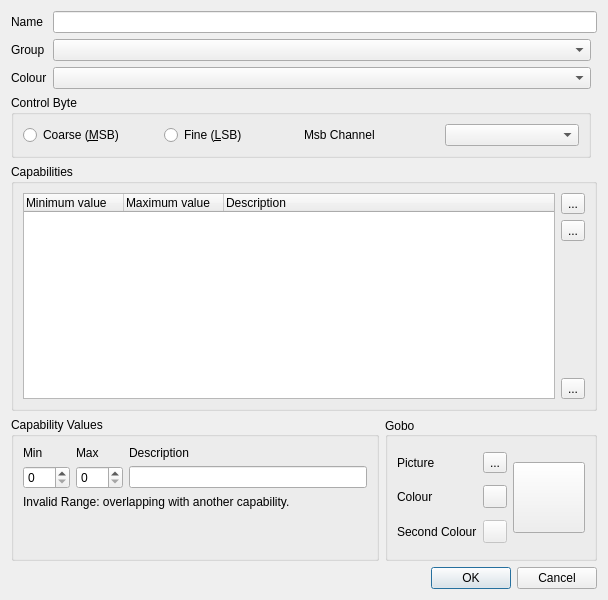
<?xml version="1.0" encoding="UTF-8"?>
<ui version="4.0">
 <author>Massimo Callegari</author>
 <comment>
  Q Light Controller Plus
  editchannel.ui

  Copyright (c) 2015 Massimo Callegari

  Licensed under the Apache License, Version 2.0 (the &quot;License&quot;);
  you may not use this file except in compliance with the License.
  You may obtain a copy of the License at

      http://www.apache.org/licenses/LICENSE-2.0.txt

  Unless required by applicable law or agreed to in writing, software
  distributed under the License is distributed on an &quot;AS IS&quot; BASIS,
  WITHOUT WARRANTIES OR CONDITIONS OF ANY KIND, either express or implied.
  See the License for the specific language governing permissions and
  limitations under the License.
 </comment>
 <class>EditChannel</class>
 <widget class="QDialog" name="EditChannel">
  <property name="geometry">
   <rect>
    <x>0</x>
    <y>0</y>
    <width>608</width>
    <height>600</height>
   </rect>
  </property>
  <property name="windowTitle">
   <string>Edit Channel</string>
  </property>
  <layout class="QGridLayout" name="gridLayout_2">
   <item row="0" column="0">
    <widget class="QLabel" name="m_nameLabel">
     <property name="sizePolicy">
      <sizepolicy hsizetype="Preferred" vsizetype="Preferred">
       <horstretch>0</horstretch>
       <verstretch>0</verstretch>
      </sizepolicy>
     </property>
     <property name="text">
      <string>Name</string>
     </property>
    </widget>
   </item>
   <item row="2" column="0">
    <widget class="QLabel" name="m_colourLabel">
     <property name="sizePolicy">
      <sizepolicy hsizetype="Preferred" vsizetype="Preferred">
       <horstretch>0</horstretch>
       <verstretch>0</verstretch>
      </sizepolicy>
     </property>
     <property name="text">
      <string>Colour</string>
     </property>
    </widget>
   </item>
   <item row="2" column="1">
    <widget class="QComboBox" name="m_colourCombo">
     <property name="sizePolicy">
      <sizepolicy hsizetype="Expanding" vsizetype="Fixed">
       <horstretch>0</horstretch>
       <verstretch>0</verstretch>
      </sizepolicy>
     </property>
     <property name="toolTip">
      <string>Primary colour level controlled by this channel</string>
     </property>
    </widget>
   </item>
   <item row="1" column="0">
    <widget class="QLabel" name="m_groupLabel">
     <property name="sizePolicy">
      <sizepolicy hsizetype="Preferred" vsizetype="Preferred">
       <horstretch>0</horstretch>
       <verstretch>0</verstretch>
      </sizepolicy>
     </property>
     <property name="text">
      <string>Group</string>
     </property>
    </widget>
   </item>
   <item row="0" column="1" colspan="2">
    <widget class="QLineEdit" name="m_nameEdit">
     <property name="toolTip">
      <string>The name of this channel</string>
     </property>
    </widget>
   </item>
   <item row="1" column="1">
    <widget class="QComboBox" name="m_groupCombo">
     <property name="sizePolicy">
      <sizepolicy hsizetype="Expanding" vsizetype="Fixed">
       <horstretch>0</horstretch>
       <verstretch>0</verstretch>
      </sizepolicy>
     </property>
     <property name="toolTip">
      <string>The group this channel belongs to</string>
     </property>
    </widget>
   </item>
   <item row="6" column="0" colspan="3">
    <layout class="QHBoxLayout" name="m_capValueGroup">
     <item>
      <widget class="QGroupBox" name="m_valueGroup">
       <property name="sizePolicy">
        <sizepolicy hsizetype="Preferred" vsizetype="Fixed">
         <horstretch>0</horstretch>
         <verstretch>0</verstretch>
        </sizepolicy>
       </property>
       <property name="title">
        <string>Capability Values</string>
       </property>
       <layout class="QGridLayout" name="_2">
        <item row="1" column="2">
         <widget class="QLabel" name="m_descriptionLabel">
          <property name="sizePolicy">
           <sizepolicy hsizetype="Preferred" vsizetype="Preferred">
            <horstretch>0</horstretch>
            <verstretch>0</verstretch>
           </sizepolicy>
          </property>
          <property name="text">
           <string>Description</string>
          </property>
         </widget>
        </item>
        <item row="2" column="1">
         <widget class="QSpinBox" name="m_maxSpin">
          <property name="accelerated">
           <bool>true</bool>
          </property>
          <property name="maximum">
           <number>255</number>
          </property>
         </widget>
        </item>
        <item row="2" column="2">
         <widget class="QLineEdit" name="m_descriptionEdit"/>
        </item>
        <item row="2" column="0">
         <widget class="QSpinBox" name="m_minSpin">
          <property name="accelerated">
           <bool>true</bool>
          </property>
          <property name="maximum">
           <number>255</number>
          </property>
         </widget>
        </item>
        <item row="1" column="0">
         <widget class="QLabel" name="m_minLabel">
          <property name="sizePolicy">
           <sizepolicy hsizetype="Preferred" vsizetype="Preferred">
            <horstretch>0</horstretch>
            <verstretch>0</verstretch>
           </sizepolicy>
          </property>
          <property name="text">
           <string>Min</string>
          </property>
         </widget>
        </item>
        <item row="1" column="1">
         <widget class="QLabel" name="m_maxLabel">
          <property name="sizePolicy">
           <sizepolicy hsizetype="Preferred" vsizetype="Preferred">
            <horstretch>0</horstretch>
            <verstretch>0</verstretch>
           </sizepolicy>
          </property>
          <property name="text">
           <string>Max</string>
          </property>
         </widget>
        </item>
        <item row="3" column="0" colspan="3">
         <widget class="QLabel" name="m_invalidMinMax">
          <property name="text">
           <string>Invalid Range: overlapping with another capability.</string>
          </property>
         </widget>
        </item>
        <item row="4" column="2">
         <spacer name="verticalSpacer">
          <property name="orientation">
           <enum>Qt::Vertical</enum>
          </property>
          <property name="sizeHint" stdset="0">
           <size>
            <width>20</width>
            <height>40</height>
           </size>
          </property>
         </spacer>
        </item>
       </layout>
      </widget>
     </item>
     <item>
      <widget class="QGroupBox" name="m_resourceGroup">
       <property name="title">
        <string>Gobo</string>
       </property>
       <property name="alignment">
        <set>Qt::AlignLeading|Qt::AlignLeft|Qt::AlignVCenter</set>
       </property>
       <layout class="QGridLayout" name="gridLayout1">
        <item row="1" column="3" rowspan="3">
         <widget class="QToolButton" name="m_resourceButton">
          <property name="enabled">
           <bool>true</bool>
          </property>
          <property name="minimumSize">
           <size>
            <width>64</width>
            <height>64</height>
           </size>
          </property>
          <property name="text">
           <string/>
          </property>
          <property name="iconSize">
           <size>
            <width>64</width>
            <height>64</height>
           </size>
          </property>
          <property name="arrowType">
           <enum>Qt::NoArrow</enum>
          </property>
         </widget>
        </item>
        <item row="2" column="2">
         <widget class="QToolButton" name="m_color1Button">
          <property name="text">
           <string notr="true"/>
          </property>
          <property name="icon">
           <iconset resource="../ui/src/qlcui.qrc">
            <normaloff>:/color.png</normaloff>:/color.png</iconset>
          </property>
         </widget>
        </item>
        <item row="3" column="2">
         <widget class="QToolButton" name="m_color2Button">
          <property name="enabled">
           <bool>false</bool>
          </property>
          <property name="text">
           <string notr="true"/>
          </property>
          <property name="icon">
           <iconset resource="../ui/src/qlcui.qrc">
            <normaloff>:/color.png</normaloff>:/color.png</iconset>
          </property>
         </widget>
        </item>
        <item row="1" column="1">
         <widget class="QLabel" name="label">
          <property name="text">
           <string>Picture</string>
          </property>
         </widget>
        </item>
        <item row="2" column="1">
         <widget class="QLabel" name="label_2">
          <property name="text">
           <string>Colour</string>
          </property>
         </widget>
        </item>
        <item row="1" column="2">
         <widget class="QToolButton" name="m_pictureButton">
          <property name="text">
           <string notr="true">...</string>
          </property>
         </widget>
        </item>
        <item row="3" column="1">
         <widget class="QLabel" name="label_3">
          <property name="text">
           <string>Second Colour</string>
          </property>
         </widget>
        </item>
       </layout>
      </widget>
     </item>
    </layout>
   </item>
   <item row="7" column="0" colspan="3">
    <widget class="QDialogButtonBox" name="buttonBox">
     <property name="orientation">
      <enum>Qt::Horizontal</enum>
     </property>
     <property name="standardButtons">
      <set>QDialogButtonBox::Cancel|QDialogButtonBox::Ok</set>
     </property>
    </widget>
   </item>
   <item row="5" column="0" colspan="3">
    <widget class="QGroupBox" name="groupBox_2">
     <property name="sizePolicy">
      <sizepolicy hsizetype="Preferred" vsizetype="Expanding">
       <horstretch>0</horstretch>
       <verstretch>0</verstretch>
      </sizepolicy>
     </property>
     <property name="title">
      <string>Capabilities</string>
     </property>
     <layout class="QGridLayout" name="gridLayout">
      <item row="0" column="1">
       <widget class="QToolButton" name="m_addCapabilityButton">
        <property name="toolTip">
         <string>Add a new capability</string>
        </property>
        <property name="text">
         <string notr="true">...</string>
        </property>
        <property name="icon">
         <iconset resource="../ui/src/qlcui.qrc">
          <normaloff>:/edit_add.png</normaloff>:/edit_add.png</iconset>
        </property>
        <property name="iconSize">
         <size>
          <width>32</width>
          <height>32</height>
         </size>
        </property>
       </widget>
      </item>
      <item row="2" column="1">
       <spacer>
        <property name="orientation">
         <enum>Qt::Vertical</enum>
        </property>
        <property name="sizeHint" stdset="0">
         <size>
          <width>20</width>
          <height>84</height>
         </size>
        </property>
       </spacer>
      </item>
      <item row="3" column="1">
       <widget class="QToolButton" name="m_wizardButton">
        <property name="toolTip">
         <string>Capability wizard</string>
        </property>
        <property name="text">
         <string notr="true">...</string>
        </property>
        <property name="icon">
         <iconset resource="../ui/src/qlcui.qrc">
          <normaloff>:/wizard.png</normaloff>:/wizard.png</iconset>
        </property>
        <property name="iconSize">
         <size>
          <width>32</width>
          <height>32</height>
         </size>
        </property>
       </widget>
      </item>
      <item row="1" column="1">
       <widget class="QToolButton" name="m_removeCapabilityButton">
        <property name="toolTip">
         <string>Remove the selected capability</string>
        </property>
        <property name="text">
         <string notr="true">...</string>
        </property>
        <property name="icon">
         <iconset resource="../ui/src/qlcui.qrc">
          <normaloff>:/edit_remove.png</normaloff>:/edit_remove.png</iconset>
        </property>
        <property name="iconSize">
         <size>
          <width>32</width>
          <height>32</height>
         </size>
        </property>
       </widget>
      </item>
      <item row="0" column="0" rowspan="4">
       <widget class="QTreeWidget" name="m_capabilityList">
        <property name="alternatingRowColors">
         <bool>true</bool>
        </property>
        <property name="rootIsDecorated">
         <bool>false</bool>
        </property>
        <property name="itemsExpandable">
         <bool>false</bool>
        </property>
        <property name="allColumnsShowFocus">
         <bool>true</bool>
        </property>
        <column>
         <property name="text">
          <string>Minimum value</string>
         </property>
        </column>
        <column>
         <property name="text">
          <string>Maximum value</string>
         </property>
        </column>
        <column>
         <property name="text">
          <string>Description</string>
         </property>
        </column>
       </widget>
      </item>
     </layout>
    </widget>
   </item>
   <item row="3" column="0" colspan="2">
    <widget class="QGroupBox" name="m_controlByteGroup">
     <property name="title">
      <string>Control Byte</string>
     </property>
     <layout class="QHBoxLayout">
      <item>
       <widget class="QRadioButton" name="m_msbRadio">
        <property name="text">
         <string>Coarse (&amp;MSB)</string>
        </property>
       </widget>
      </item>
      <item>
       <widget class="QRadioButton" name="m_lsbRadio">
        <property name="text">
         <string>Fine (&amp;LSB)</string>
        </property>
       </widget>
      </item>
      <item>
       <widget class="QLabel" name="m_msbChannelLabel">
        <property name="text">
         <string>Msb Channel</string>
        </property>
       </widget>
      </item>
      <item>
       <widget class="QComboBox" name="m_msbChannelCombo"/>
      </item>
     </layout>
    </widget>
   </item>
  </layout>
 </widget>
 <tabstops>
  <tabstop>m_nameEdit</tabstop>
  <tabstop>m_groupCombo</tabstop>
  <tabstop>m_colourCombo</tabstop>
  <tabstop>m_msbRadio</tabstop>
  <tabstop>m_lsbRadio</tabstop>
  <tabstop>m_msbChannelCombo</tabstop>
  <tabstop>m_capabilityList</tabstop>
  <tabstop>m_addCapabilityButton</tabstop>
  <tabstop>m_removeCapabilityButton</tabstop>
  <tabstop>m_wizardButton</tabstop>
  <tabstop>m_minSpin</tabstop>
  <tabstop>m_maxSpin</tabstop>
  <tabstop>m_descriptionEdit</tabstop>
  <tabstop>m_pictureButton</tabstop>
  <tabstop>m_color1Button</tabstop>
  <tabstop>m_color2Button</tabstop>
  <tabstop>m_resourceButton</tabstop>
 </tabstops>
 <resources>
  <include location="../ui/src/qlcui.qrc"/>
  <include location="../ui/src/qlcui.qrc"/>
 </resources>
 <connections>
  <connection>
   <sender>buttonBox</sender>
   <signal>accepted()</signal>
   <receiver>EditChannel</receiver>
   <slot>accept()</slot>
   <hints>
    <hint type="sourcelabel">
     <x>257</x>
     <y>447</y>
    </hint>
    <hint type="destinationlabel">
     <x>157</x>
     <y>274</y>
    </hint>
   </hints>
  </connection>
  <connection>
   <sender>buttonBox</sender>
   <signal>rejected()</signal>
   <receiver>EditChannel</receiver>
   <slot>reject()</slot>
   <hints>
    <hint type="sourcelabel">
     <x>325</x>
     <y>447</y>
    </hint>
    <hint type="destinationlabel">
     <x>286</x>
     <y>274</y>
    </hint>
   </hints>
  </connection>
 </connections>
</ui>
